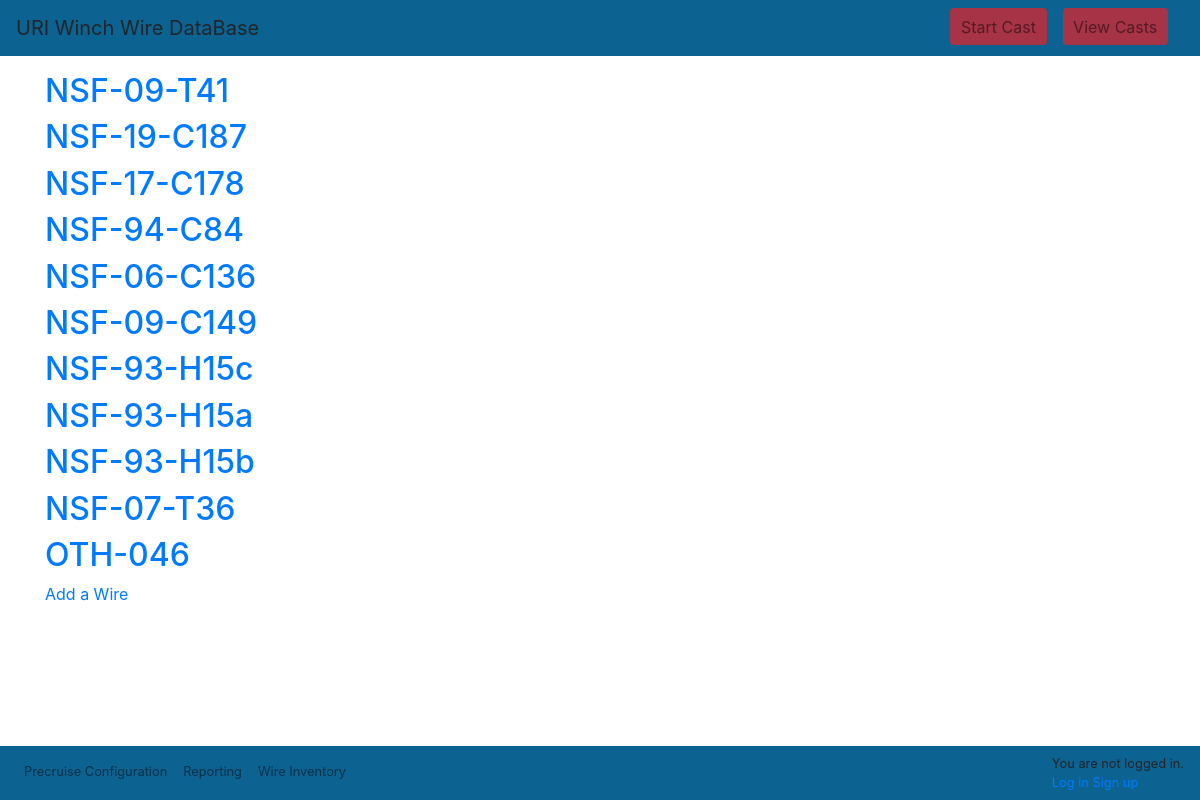
Screenshot of /wwdb/wirelist/ with the database file from the repository.
### wwdb/models.py (models this page shows, shortened)
class Wire(models.Model):
    id = models.AutoField(db_column='Id', primary_key=True, blank=True, null=False)  # Field name made lowercase.
    wirerope = models.ForeignKey(WireRopeData, models.DO_NOTHING, db_column='WireRopeId', blank=True, null=True, verbose_name='Wire rope data id')  # Field name made lowercase.
    winch = models.ForeignKey(Winch, models.DO_NOTHING, db_column='WinchId', blank=True, null=True, verbose_name='Winch')  # Field name made lowercase.
    manufacturerid = models.TextField(db_column='ManufacturerId', blank=True, null=True, verbose_name='Manufacturer id')  # Field name made lowercase.
    nsfid = models.TextField(db_column='NsfId', blank=True, null=True, verbose_name='NSF id')  # Field name made lowercase.
    dateacquired = models.DateTimeField(db_column='DateAcquired', blank=True, null=True, verbose_name='Date Acquired')  # Field name made lowercase.
    notes = models.TextField(db_column='Notes', blank=True, null=True, verbose_name='notes')  # Field name made lowercase.
    length = models.IntegerField(db_column='Length', blank=True, null=True, verbose_name='Length')  # Field name made lowercase.
    status = models.BooleanField(db_column='Status', blank=True, null=True, verbose_name='Status')
    drums = models.ManyToManyField(Drum, through='WireDrum', related_name='loaded_wires', verbose_name='Drum')
    factorofsafety = models.ForeignKey(FactorOfSafety, models.DO_NOTHING, db_column='FactorofSafety', blank=True, null=True, related_name='wirefactorofsafety', verbose_name='Factor of safety')  # Field name made lowercase.
    class Meta:
        managed = True
        db_table = 'Wire'
        verbose_name_plural = "Wire"

### wwdb/views.py (the view)
# urls.py: path('wirelist/', WireList.as_view(), name='wirelist'),
class WireList(ListView):
    model = Wire
    template_name="wwdb/wirelist.html"

### wwdb/templates/wwdb/wirelist.html (shortened to what this page needs)
{% extends "wwdb/base.html" %}
{% block content %}
{% for wire in wire_list %}
<div class="wire-entry">
    <h2><a href="{% url 'wiredetail' wire.pk %}">{{wire.nsfid}}</a></h2>
</div>
{% endfor %}
<a href="{% url 'wireadd' %}"> Add a Wire</a>
{% endblock content %}

### rows the page displays
Wire: nsfid "NSF-09-T41"
Wire: nsfid "NSF-19-C187"
Wire: nsfid "NSF-17-C178"
Wire: nsfid "NSF-94-C84"
Wire: nsfid "NSF-06-C136"
Wire: nsfid "NSF-09-C149"
Wire: nsfid "NSF-93-H15c"
Wire: nsfid "NSF-93-H15a"
Wire: nsfid "NSF-93-H15b"
Wire: nsfid "NSF-07-T36"
Wire: nsfid "OTH-046"
